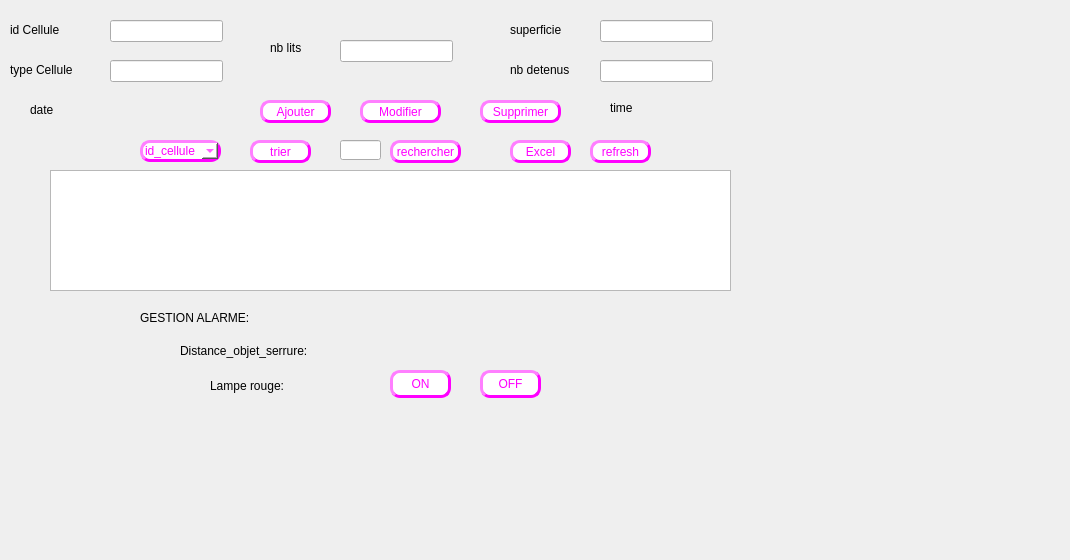
     <widget class="QWidget" name="tab_16">
      <attribute name="title">
       <string>Cellule</string>
      </attribute>
      <widget class="QLabel" name="label_57">
       <property name="geometry">
        <rect>
         <x>10</x>
         <y>20</y>
         <width>81</width>
         <height>20</height>
        </rect>
       </property>
       <property name="text">
        <string>id Cellule</string>
       </property>
      </widget>
      <widget class="QLineEdit" name="le_nb_lits">
       <property name="geometry">
        <rect>
         <x>340</x>
         <y>40</y>
         <width>113</width>
         <height>22</height>
        </rect>
       </property>
      </widget>
      <widget class="QTableView" name="tab_cellule">
       <property name="geometry">
        <rect>
         <x>50</x>
         <y>170</y>
         <width>681</width>
         <height>121</height>
        </rect>
       </property>
      </widget>
      <widget class="QLineEdit" name="le_type_cellule">
       <property name="geometry">
        <rect>
         <x>110</x>
         <y>60</y>
         <width>113</width>
         <height>22</height>
        </rect>
       </property>
      </widget>
      <widget class="QPushButton" name="pb_supprimer_cellule">
       <property name="geometry">
        <rect>
         <x>480</x>
         <y>100</y>
         <width>81</width>
         <height>23</height>
        </rect>
       </property>
       <property name="styleSheet">
        <string notr="true">background-color:white; 
color: rgb(255, 0, 255);
border-style:outset ; 
border-width:3px ; 
border-radius:10px;</string>
       </property>
       <property name="text">
        <string>Supprimer</string>
       </property>
      </widget>
      <widget class="QLabel" name="label_58">
       <property name="geometry">
        <rect>
         <x>10</x>
         <y>60</y>
         <width>91</width>
         <height>20</height>
        </rect>
       </property>
       <property name="text">
        <string>type Cellule</string>
       </property>
      </widget>
      <widget class="QLabel" name="label_59">
       <property name="geometry">
        <rect>
         <x>270</x>
         <y>40</y>
         <width>55</width>
         <height>16</height>
        </rect>
       </property>
       <property name="text">
        <string>nb lits</string>
       </property>
      </widget>
      <widget class="QLineEdit" name="le_id_cel">
       <property name="geometry">
        <rect>
         <x>110</x>
         <y>20</y>
         <width>113</width>
         <height>22</height>
        </rect>
       </property>
      </widget>
      <widget class="QPushButton" name="modifier_cellule">
       <property name="geometry">
        <rect>
         <x>360</x>
         <y>100</y>
         <width>81</width>
         <height>23</height>
        </rect>
       </property>
       <property name="styleSheet">
        <string notr="true">background-color:white; 
color: rgb(255, 0, 255);
border-style:outset ; 
border-width:3px ; 
border-radius:10px;</string>
       </property>
       <property name="text">
        <string>Modifier</string>
       </property>
      </widget>
      <widget class="QPushButton" name="pb_trier_cellule">
       <property name="geometry">
        <rect>
         <x>250</x>
         <y>140</y>
         <width>61</width>
         <height>23</height>
        </rect>
       </property>
       <property name="styleSheet">
        <string notr="true">background-color:white; 
color: rgb(255, 0, 255);
border-style:outset ; 
border-width:3px ; 
border-radius:10px;</string>
       </property>
       <property name="text">
        <string>trier</string>
       </property>
      </widget>
      <widget class="QPushButton" name="pb_rechercher_cellule">
       <property name="geometry">
        <rect>
         <x>390</x>
         <y>140</y>
         <width>71</width>
         <height>23</height>
        </rect>
       </property>
       <property name="styleSheet">
        <string notr="true">background-color:white; 
color: rgb(255, 0, 255);
border-style:outset ; 
border-width:3px ; 
border-radius:10px;</string>
       </property>
       <property name="text">
        <string>rechercher</string>
       </property>
      </widget>
      <widget class="QLineEdit" name="recher_cellule">
       <property name="geometry">
        <rect>
         <x>340</x>
         <y>140</y>
         <width>41</width>
         <height>20</height>
        </rect>
       </property>
      </widget>
      <widget class="QComboBox" name="comboBox_cellule">
       <property name="geometry">
        <rect>
         <x>140</x>
         <y>140</y>
         <width>81</width>
         <height>22</height>
        </rect>
       </property>
       <property name="styleSheet">
        <string notr="true">background-color:white; 
border-color: rgb(255, 0, 255);
color: rgb(255, 0, 255);
border-style:outset ; 
border-width:3px ; 
border-radius:10px;
</string>
       </property>
       <item>
        <property name="text">
         <string>id_cellule</string>
        </property>
       </item>
       <item>
        <property name="text">
         <string>nb_detenus</string>
        </property>
       </item>
       <item>
        <property name="text">
         <string>nb_lits</string>
        </property>
       </item>
      </widget>
      <widget class="QPushButton" name="refresh_c">
       <property name="geometry">
        <rect>
         <x>590</x>
         <y>140</y>
         <width>61</width>
         <height>23</height>
        </rect>
       </property>
       <property name="styleSheet">
        <string notr="true">background-color:white; 
color: rgb(255, 0, 255);
border-style:outset ; 
border-width:3px ; 
border-radius:10px;</string>
       </property>
       <property name="text">
        <string>refresh</string>
       </property>
      </widget>
      <widget class="QPushButton" name="excel">
       <property name="geometry">
        <rect>
         <x>510</x>
         <y>140</y>
         <width>61</width>
         <height>23</height>
        </rect>
       </property>
       <property name="styleSheet">
        <string notr="true">background-color:white; 
color: rgb(255, 0, 255);
border-style:outset ; 
border-width:3px ; 
border-radius:10px;</string>
       </property>
       <property name="text">
        <string>Excel</string>
       </property>
      </widget>
      <widget class="QPushButton" name="pb_ajouter_cellule">
       <property name="geometry">
        <rect>
         <x>260</x>
         <y>100</y>
         <width>71</width>
         <height>23</height>
        </rect>
       </property>
       <property name="styleSheet">
        <string notr="true">background-color:white; 
color: rgb(255, 0, 255);
border-style:outset ; 
border-width:3px ; 
border-radius:10px;</string>
       </property>
       <property name="text">
        <string>Ajouter</string>
       </property>
      </widget>
      <widget class="QLineEdit" name="la_superficie">
       <property name="geometry">
        <rect>
         <x>600</x>
         <y>20</y>
         <width>113</width>
         <height>22</height>
        </rect>
       </property>
      </widget>
      <widget class="QLabel" name="label_60">
       <property name="geometry">
        <rect>
         <x>510</x>
         <y>60</y>
         <width>81</width>
         <height>20</height>
        </rect>
       </property>
       <property name="text">
        <string>nb detenus</string>
       </property>
      </widget>
      <widget class="QLabel" name="label_61">
       <property name="geometry">
        <rect>
         <x>510</x>
         <y>20</y>
         <width>81</width>
         <height>20</height>
        </rect>
       </property>
       <property name="text">
        <string>superficie</string>
       </property>
      </widget>
      <widget class="QLineEdit" name="le_nb_detenus">
       <property name="geometry">
        <rect>
         <x>600</x>
         <y>60</y>
         <width>113</width>
         <height>22</height>
        </rect>
       </property>
      </widget>
      <widget class="QLabel" name="Date_2">
       <property name="geometry">
        <rect>
         <x>30</x>
         <y>100</y>
         <width>131</width>
         <height>20</height>
        </rect>
       </property>
       <property name="text">
        <string>date</string>
       </property>
      </widget>
      <widget class="QLabel" name="digitalclock_2">
       <property name="geometry">
        <rect>
         <x>610</x>
         <y>100</y>
         <width>111</width>
         <height>16</height>
        </rect>
       </property>
       <property name="text">
        <string>time</string>
       </property>
      </widget>
      <widget class="QLabel" name="label_38">
       <property name="geometry">
        <rect>
         <x>-10</x>
         <y>0</y>
         <width>1061</width>
         <height>471</height>
        </rect>
       </property>
       <property name="text">
        <string/>
       </property>
       <property name="pixmap">
        <pixmap>../../Integration/integration/ifinal/ranger-4df6c1b6.png</pixmap>
       </property>
      </widget>
      <widget class="QLabel" name="label_46">
       <property name="geometry">
        <rect>
         <x>140</x>
         <y>310</y>
         <width>191</width>
         <height>16</height>
        </rect>
       </property>
       <property name="text">
        <string>GESTION ALARME:</string>
       </property>
      </widget>
      <widget class="QLabel" name="label_47">
       <property name="geometry">
        <rect>
         <x>180</x>
         <y>340</y>
         <width>191</width>
         <height>21</height>
        </rect>
       </property>
       <property name="text">
        <string>Distance_objet_serrure:</string>
       </property>
      </widget>
      <widget class="QLabel" name="label_48">
       <property name="geometry">
        <rect>
         <x>210</x>
         <y>370</y>
         <width>141</width>
         <height>31</height>
        </rect>
       </property>
       <property name="text">
        <string>Lampe rouge:</string>
       </property>
      </widget>
      <widget class="QPushButton" name="pushButton_on">
       <property name="geometry">
        <rect>
         <x>390</x>
         <y>370</y>
         <width>61</width>
         <height>28</height>
        </rect>
       </property>
       <property name="styleSheet">
        <string notr="true">background-color:white; 
color: rgb(255, 0, 255);
border-style:outset ; 
border-width:3px ; 
border-radius:10px;</string>
       </property>
       <property name="text">
        <string>ON</string>
       </property>
      </widget>
      <widget class="QPushButton" name="pushButton_off">
       <property name="geometry">
        <rect>
         <x>480</x>
         <y>370</y>
         <width>61</width>
         <height>28</height>
        </rect>
       </property>
       <property name="styleSheet">
        <string notr="true">background-color:white; 
color: rgb(255, 0, 255);
border-style:outset ; 
border-width:3px ; 
border-radius:10px;</string>
       </property>
       <property name="text">
        <string>OFF</string>
       </property>
      </widget>
      <widget class="QLabel" name="label_distance">
       <property name="geometry">
        <rect>
         <x>390</x>
         <y>340</y>
         <width>191</width>
         <height>20</height>
        </rect>
       </property>
       <property name="text">
        <string/>
       </property>
      </widget>
      <widget class="QLabel" name="label_indication">
       <property name="geometry">
        <rect>
         <x>390</x>
         <y>415</y>
         <width>271</width>
         <height>21</height>
        </rect>
       </property>
       <property name="text">
        <string/>
       </property>
      </widget>
      <widget class="QLabel" name="label_83">
       <property name="geometry">
        <rect>
         <x>0</x>
         <y>0</y>
         <width>831</width>
         <height>551</height>
        </rect>
       </property>
       <property name="styleSheet">
        <string notr="true">*{
background-color :transparent;
border-image:url(D:/projetC++/integration_base/pictures_base/p.png);
}</string>
       </property>
       <property name="text">
        <string/>
       </property>
      </widget>
      <zorder>label_83</zorder>
      <zorder>label_38</zorder>
      <zorder>label_57</zorder>
      <zorder>le_nb_lits</zorder>
      <zorder>tab_cellule</zorder>
      <zorder>le_type_cellule</zorder>
      <zorder>pb_supprimer_cellule</zorder>
      <zorder>label_58</zorder>
      <zorder>label_59</zorder>
      <zorder>le_id_cel</zorder>
      <zorder>modifier_cellule</zorder>
      <zorder>pb_trier_cellule</zorder>
      <zorder>pb_rechercher_cellule</zorder>
      <zorder>recher_cellule</zorder>
      <zorder>comboBox_cellule</zorder>
      <zorder>refresh_c</zorder>
      <zorder>excel</zorder>
      <zorder>pb_ajouter_cellule</zorder>
      <zorder>la_superficie</zorder>
      <zorder>label_60</zorder>
      <zorder>label_61</zorder>
      <zorder>le_nb_detenus</zorder>
      <zorder>Date_2</zorder>
      <zorder>digitalclock_2</zorder>
      <zorder>label_46</zorder>
      <zorder>label_47</zorder>
      <zorder>label_48</zorder>
      <zorder>pushButton_on</zorder>
      <zorder>pushButton_off</zorder>
      <zorder>label_distance</zorder>
      <zorder>label_indication</zorder>
     </widget>
